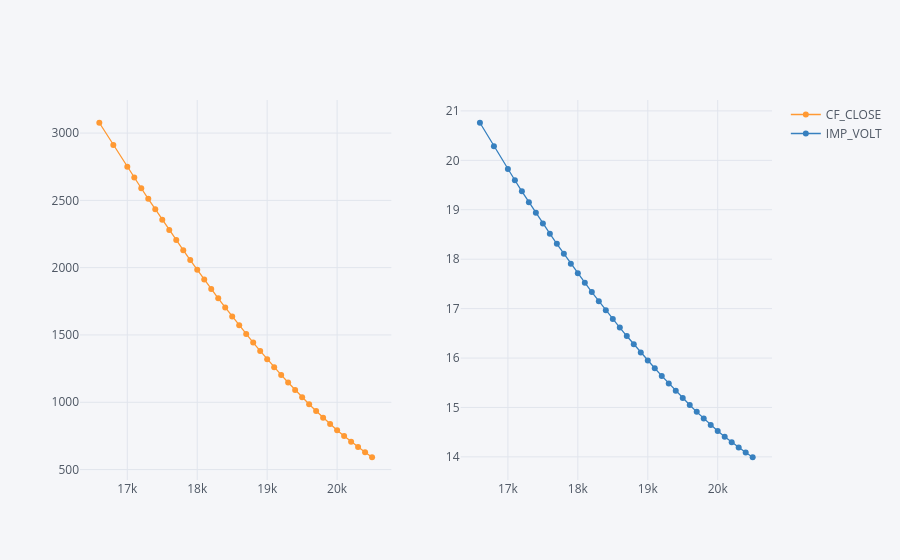

This figure's notebook cell:
### Code cell
calls.set_index('STRIKE_PRC')[['CF_CLOSE', 'IMP_VOLT']].iplot(subplots=True,
                                                             mode='lines+markers',
                                                             size=6)

### Figure 1 — Plotly figure (JSON) as saved in the notebook; plotly's stock layout.template omitted (floating-point values rounded to 4 significant figures)
{"data": [{"line": {"color": "rgba(255, 153, 51, 1.0)", "dash": "solid", "shape": "linear", "width": 1.3}, "marker": {"size": 6, "symbol": "circle"}, "mode": "lines+markers", "name": "CF_CLOSE", "text": "", "type": "scatter", "x": [16600, 16800, 17000, 17100, 17200, 17300, 17400, 17500, 17600, 17700, 17800, 17900, 18000, 18100, 18200, 18300, 18400, 18500, 18600, 18700, 18800, 18900, 19000, 19100, 19200, 19300, 19400, 19500, 19600, 19700, 19800, 19900, 20000, 20100, 20200, 20300, 20400, 20500], "xaxis": "x", "y": [3076.0, 2912.0, 2750.0, 2669.0, 2590.0, 2511.0, 2433.0, 2356.0, 2280, 2205.0, 2130.0, 2057.0, 1984.0, 1913.0, 1842.0, 1773.0, 1704.0, 1637.0, 1572.0, 1507.0, 1443.0, 1381.0, 1320.0, 1261.0, 1203.0, 1146.0, 1091.0, 1038.0, 985.4, 934.7, 885.7, 838.4, 792.9, 749.2, 707.3, 667.1, 628.5, 591.7], "yaxis": "y"}, {"line": {"color": "rgba(55, 128, 191, 1.0)", "dash": "solid", "shape": "linear", "width": 1.3}, "marker": {"size": 6, "symbol": "circle"}, "mode": "lines+markers", "name": "IMP_VOLT", "text": "", "type": "scatter", "x": [16600, 16800, 17000, 17100, 17200, 17300, 17400, 17500, 17600, 17700, 17800, 17900, 18000, 18100, 18200, 18300, 18400, 18500, 18600, 18700, 18800, 18900, 19000, 19100, 19200, 19300, 19400, 19500, 19600, 19700, 19800, 19900, 20000, 20100, 20200, 20300, 20400, 20500], "xaxis": "x2", "y": [20.76, 20.29, 19.82, 19.6, 19.37, 19.15, 18.94, 18.72, 18.52, 18.31, 18.11, 17.91, 17.71, 17.52, 17.33, 17.15, 16.97, 16.79, 16.62, 16.45, 16.28, 16.11, 15.95, 15.79, 15.64, 15.49, 15.34, 15.19, 15.05, 14.91, 14.78, 14.65, 14.52, 14.41, 14.3, 14.19, 14.09, 13.99], "yaxis": "y2"}], "layout": {"legend": {"bgcolor": "#F5F6F9", "font": {"color": "#4D5663"}}, "paper_bgcolor": "#F5F6F9", "plot_bgcolor": "#F5F6F9", "title": {"font": {"color": "#4D5663"}}, "xaxis": {"anchor": "y", "domain": [0, 0.45], "gridcolor": "#E1E5ED", "showgrid": true, "tickfont": {"color": "#4D5663"}, "title": {"font": {"color": "#4D5663"}, "text": ""}, "zerolinecolor": "#E1E5ED"}, "xaxis2": {"anchor": "y2", "domain": [0.55, 1], "gridcolor": "#E1E5ED", "showgrid": true, "tickfont": {"color": "#4D5663"}, "title": {"font": {"color": "#4D5663"}, "text": ""}, "zerolinecolor": "#E1E5ED"}, "yaxis": {"anchor": "x", "domain": [0, 1], "gridcolor": "#E1E5ED", "showgrid": true, "tickfont": {"color": "#4D5663"}, "title": {"font": {"color": "#4D5663"}, "text": ""}, "zerolinecolor": "#E1E5ED"}, "yaxis2": {"anchor": "x2", "domain": [0, 1], "gridcolor": "#E1E5ED", "showgrid": true, "tickfont": {"color": "#4D5663"}, "title": {"font": {"color": "#4D5663"}, "text": ""}, "zerolinecolor": "#E1E5ED"}}}
